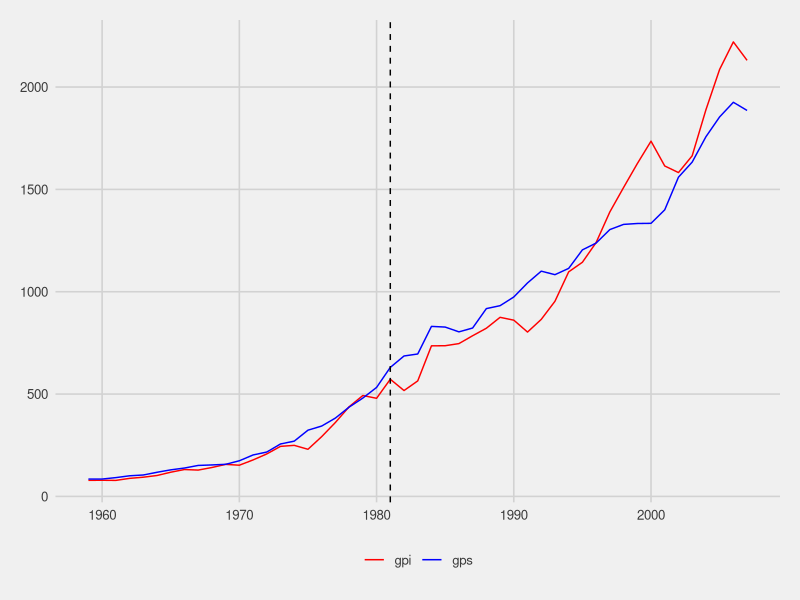
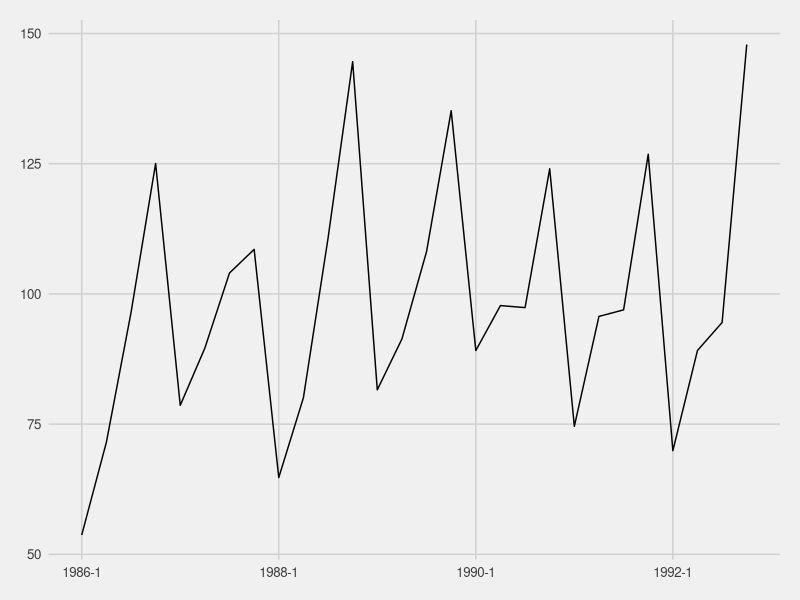
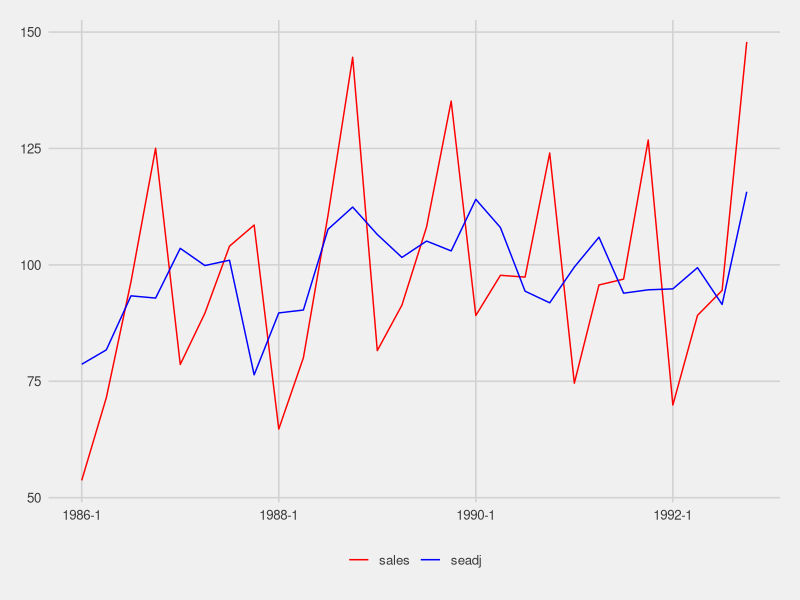
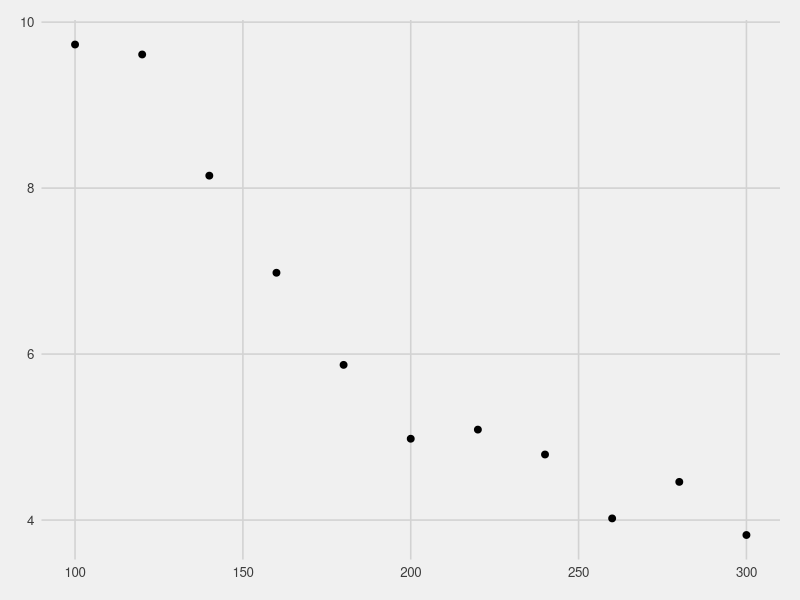
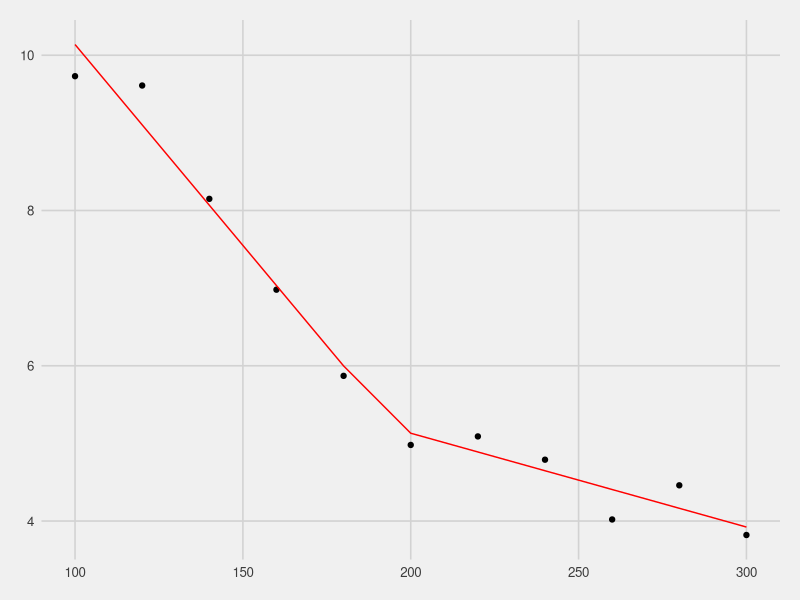

Generate these figures, in order, with R:
## ---- chunk 1
#| warning: false

library(readxl)
library(tidyverse)
library(ggthemes)
library(magrittr)
library(zoo)
#library(segmented)

df <- read_excel("./data/drm.xls")

df %<>%
select(wage, female, nonwhite, union, education, exper)

model <- lm(formula = wage ~ female + nonwhite + union + education + exper, data = df)
summary(model)

## ---- chunk 2

df1 <- read_excel("./data/kd1.xls") %>%
select(obs,gpi,gps)

model_yapisal_normal <- lm(gpi ~ gps, data = df1)
summary(model_yapisal_normal)

## ---- chunk 3

df1 %<>%
mutate(
    recession81 = ifelse(
        obs >= 1981, 1, 0
    )
)

model_yapisal_81 <- lm(gpi ~ gps + recession81, data = df1)
summary(model_yapisal_81)

## ---- chunk 4

df1 %>%
select(-recession81) %>%
pivot_longer(!obs, names_to = "vars", values_to = "vals") %>%
ggplot(aes(x = obs, y = vals, color = vars)) +
geom_line() +
geom_vline(xintercept = 1981, linetype = "dashed") +
theme_fivethirtyeight() +
theme(legend.title = element_blank()) +
scale_color_manual(values = c("red","blue"))

## ---- chunk 5

df2 <- read_excel("./data/kd2.xls") %>%
select(obs,sales) %>%
mutate(
    obs = as.yearqtr(gsub(":","-",obs))
)

ggplot(df2, aes(x = obs, y = sales)) +
geom_line() +
theme_fivethirtyeight()

## ---- chunk 6

df2 %<>%
mutate(
    quarter = substr(obs,6,7),
    "q1" = ifelse(quarter == "Q1", 1, 0),
    "q2" = ifelse(quarter == "Q2", 1, 0),
    "q3" = ifelse(quarter == "Q3", 1, 0),
    "q4" = ifelse(quarter == "Q4", 1, 0)
)

model_mevsim <- lm(sales ~ q2 + q3 + q4, data = df2)
summary(model_mevsim)

## ---- chunk 7

df2 %<>%
mutate(
    f_sales = model_mevsim$fitted.values,
    resid = sales - f_sales,
    seadj = mean(sales) + resid
)

## ---- chunk 8

df2 %>%
select(obs,sales,seadj) %>%
pivot_longer(!obs, names_to = "vars", values_to = "vals") %>%
ggplot(aes(x = obs, y = vals, color = vars)) +
geom_line() +
theme_fivethirtyeight() +
theme(legend.title = element_blank()) +
scale_color_manual(values = c("red","blue"))

## ---- chunk 9

df3 <- readxl::read_excel("./data/kd3.xlsx")

ggplot(df3, aes(x = lot_size, y = ac)) +
geom_point(size = 2) +
theme_fivethirtyeight() +
labs(
    x = "Parti Büyüklüğü",
    y = "Ortalama Maliyet"
)

## ---- chunk 10

model_parcali <- lm(ac ~ lot_size, data = df3)
segmented_model_parcali <- segmented::segmented(
    model_parcali, seg.Z = ~lot_size, psi = 200
)
summary(segmented_model_parcali)

## ---- chunk 11

df3 %<>%
mutate(
    pr = segmented_model_parcali$fitted.values
)
ggplot(df3) +
geom_point(aes(x = lot_size, y = ac)) +
geom_line(aes(x = lot_size, y = pr), color = "red") +
theme_fivethirtyeight() +
labs(
    x = "Parti Büyüklüğü",
    y = "Ortalama Maliyet"
)
